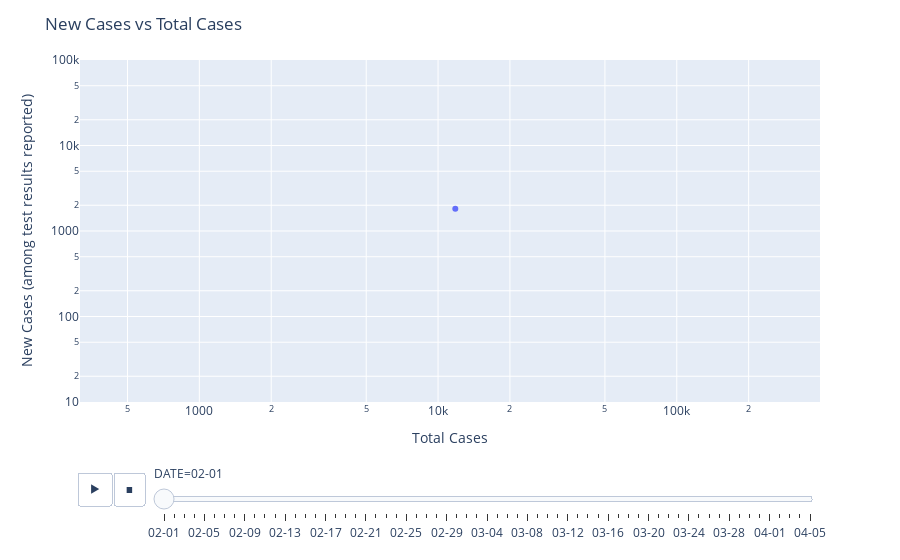

The notebook cell this image was saved under:
### Code cell
#~ Keep only the intersting countries & dates (Include South Korea & start in February)

C['final_cases']=C['location'].map(C.groupby('location')['total_cases'].max().to_dict())
C_ = C.loc[(C.final_cases>10200) & C['DATE'].apply(lambda x: int(x[:2])>1)].sort_values(by=['DATE'])
#df = px.data.gapminder()
fig = px.scatter(C_, x="total_cases", y="new_cases_avg", 
  animation_frame="DATE", animation_group="location", hover_name="location", 
                 text='location', range_y=[1,5], range_x=[2.5,5.6])
fig.update_traces(mode='markers', textposition='top center')
fig.update_layout(title_text="New Cases vs Total Cases",
                  xaxis_title_text="Total Cases",
                  yaxis_title_text="New Cases (among test results reported)",
                  yaxis_type="log", xaxis_type="log")
fig.show()

### Figure 1 — Plotly figure (JSON) as saved in the notebook; plotly's stock layout.template omitted (floating-point values rounded to 4 significant figures)
{"data": [{"hovertemplate": "<b>%{hovertext}</b><br><br>DATE=02-01<br>total_cases=%{x}<br>new_cases_avg=%{y}<br>location=%{text}<extra></extra>", "hovertext": ["Austria", "United States", "Belgium", "Iran", "Portugal", "United Kingdom", "Brazil", "Netherlands", "Germany", "South Korea", "Italy", "Canada", "China", "Switzerland", "France", "Spain", "Turkey"], "ids": ["Austria", "United States", "Belgium", "Iran", "Portugal", "United Kingdom", "Brazil", "Netherlands", "Germany", "South Korea", "Italy", "Canada", "China", "Switzerland", "France", "Spain", "Turkey"], "legendgroup": "", "marker": {"color": "#636efa", "symbol": "circle"}, "mode": "markers", "name": "", "showlegend": false, "text": ["Austria", "United States", "Belgium", "Iran", "Portugal", "United Kingdom", "Brazil", "Netherlands", "Germany", "South Korea", "Italy", "Canada", "China", "Switzerland", "France", "Spain", "Turkey"], "textposition": "top center", "type": "scatter", "x": [0, 7, 0, 0, 0, 2, 0, 0, 7, 12, 3, 4, 11809, 0, 6, 1, 0], "xaxis": "x", "y": [0, 0, 0, 0, 0, 0, 0, 0, 1, 2, 0, 0, 1820, 0, 0, 0, 0], "yaxis": "y"}], "layout": {"legend": {"tracegroupgap": 0}, "margin": {"t": 60}, "sliders": [{"active": 0, "currentvalue": {"prefix": "DATE="}, "len": 0.9, "pad": {"b": 10, "t": 60}, "steps": [{"args": [["02-01"], {"frame": {"duration": 0, "redraw": false}, "fromcurrent": true, "mode": "immediate", "transition": {"duration": 0, "easing": "linear"}}], "label": "02-01", "method": "animate"}, {"args": [["02-02"], {"frame": {"duration": 0, "redraw": false}, "fromcurrent": true, "mode": "immediate", "transition": {"duration": 0, "easing": "linear"}}], "label": "02-02", "method": "animate"}, {"args": [["02-03"], {"frame": {"duration": 0, "redraw": false}, "fromcurrent": true, "mode": "immediate", "transition": {"duration": 0, "easing": "linear"}}], "label": "02-03", "method": "animate"}, {"args": [["02-04"], {"frame": {"duration": 0, "redraw": false}, "fromcurrent": true, "mode": "immediate", "transition": {"duration": 0, "easing": "linear"}}], "label": "02-04", "method": "animate"}, {"args": [["02-05"], {"frame": {"duration": 0, "redraw": false}, "fromcurrent": true, "mode": "immediate", "transition": {"duration": 0, "easing": "linear"}}], "label": "02-05", "method": "animate"}, {"args": [["02-06"], {"frame": {"duration": 0, "redraw": false}, "fromcurrent": true, "mode": "immediate", "transition": {"duration": 0, "easing": "linear"}}], "label": "02-06", "method": "animate"}, {"args": [["02-07"], {"frame": {"duration": 0, "redraw": false}, "fromcurrent": true, "mode": "immediate", "transition": {"duration": 0, "easing": "linear"}}], "label": "02-07", "method": "animate"}, {"args": [["02-08"], {"frame": {"duration": 0, "redraw": false}, "fromcurrent": true, "mode": "immediate", "transition": {"duration": 0, "easing": "linear"}}], "label": "02-08", "method": "animate"}, {"args": [["02-09"], {"frame": {"duration": 0, "redraw": false}, "fromcurrent": true, "mode": "immediate", "transition": {"duration": 0, "easing": "linear"}}], "label": "02-09", "method": "animate"}, {"args": [["02-10"], {"frame": {"duration": 0, "redraw": false}, "fromcurrent": true, "mode": "immediate", "transition": {"duration": 0, "easing": "linear"}}], "label": "02-10", "method": "animate"}, {"args": [["02-11"], {"frame": {"duration": 0, "redraw": false}, "fromcurrent": true, "mode": "immediate", "transition": {"duration": 0, "easing": "linear"}}], "label": "02-11", "method": "animate"}, {"args": [["02-12"], {"frame": {"duration": 0, "redraw": false}, "fromcurrent": true, "mode": "immediate", "transition": {"duration": 0, "easing": "linear"}}], "label": "02-12", "method": "animate"}, {"args": [["02-13"], {"frame": {"duration": 0, "redraw": false}, "fromcurrent": true, "mode": "immediate", "transition": {"duration": 0, "easing": "linear"}}], "label": "02-13", "method": "animate"}, {"args": [["02-14"], {"frame": {"duration": 0, "redraw": false}, "fromcurrent": true, "mode": "immediate", "transition": {"duration": 0, "easing": "linear"}}], "label": "02-14", "method": "animate"}, {"args": [["02-15"], {"frame": {"duration": 0, "redraw": false}, "fromcurrent": true, "mode": "immediate", "transition": {"duration": 0, "easing": "linear"}}], "label": "02-15", "method": "animate"}, {"args": [["02-16"], {"frame": {"duration": 0, "redraw": false}, "fromcurrent": true, "mode": "immediate", "transition": {"duration": 0, "easing": "linear"}}], "label": "02-16", "method": "animate"}, {"args": [["02-17"], {"frame": {"duration": 0, "redraw": false}, "fromcurrent": true, "mode": "immediate", "transition": {"duration": 0, "easing": "linear"}}], "label": "02-17", "method": "animate"}, {"args": [["02-18"], {"frame": {"duration": 0, "redraw": false}, "fromcurrent": true, "mode": "immediate", "transition": {"duration": 0, "easing": "linear"}}], "label": "02-18", "method": "animate"}, {"args": [["02-19"], {"frame": {"duration": 0, "redraw": false}, "fromcurrent": true, "mode": "immediate", "transition": {"duration": 0, "easing": "linear"}}], "label": "02-19", "method": "animate"}, {"args": [["02-20"], {"frame": {"duration": 0, "redraw": false}, "fromcurrent": true, "mode": "immediate", "transition": {"duration": 0, "easing": "linear"}}], "label": "02-20", "method": "animate"}, {"args": [["02-21"], {"frame": {"duration": 0, "redraw": false}, "fromcurrent": true, "mode": "immediate", "transition": {"duration": 0, "easing": "linear"}}], "label": "02-21", "method": "animate"}, {"args": [["02-22"], {"frame": {"duration": 0, "redraw": false}, "fromcurrent": true, "mode": "immediate", "transition": {"duration": 0, "easing": "linear"}}], "label": "02-22", "method": "animate"}, {"args": [["02-23"], {"frame": {"duration": 0, "redraw": false}, "fromcurrent": true, "mode": "immediate", "transition": {"duration": 0, "easing": "linear"}}], "label": "02-23", "method": "animate"}, {"args": [["02-24"], {"frame": {"duration": 0, "redraw": false}, "fromcurrent": true, "mode": "immediate", "transition": {"duration": 0, "easing": "linear"}}], "label": "02-24", "method": "animate"}, {"args": [["02-25"], {"frame": {"duration": 0, "redraw": false}, "fromcurrent": true, "mode": "immediate", "transition": {"duration": 0, "easing": "linear"}}], "label": "02-25", "method": "animate"}, {"args": [["02-26"], {"frame": {"duration": 0, "redraw": false}, "fromcurrent": true, "mode": "immediate", "transition": {"duration": 0, "easing": "linear"}}], "label": "02-26", "method": "animate"}, {"args": [["02-27"], {"frame": {"duration": 0, "redraw": false}, "fromcurrent": true, "mode": "immediate", "transition": {"duration": 0, "easing": "linear"}}], "label": "02-27", "method": "animate"}, {"args": [["02-28"], {"frame": {"duration": 0, "redraw": false}, "fromcurrent": true, "mode": "immediate", "transition": {"duration": 0, "easing": "linear"}}], "label": "02-28", "method": "animate"}, {"args": [["02-29"], {"frame": {"duration": 0, "redraw": false}, "fromcurrent": true, "mode": "immediate", "transition": {"duration": 0, "easing": "linear"}}], "label": "02-29", "method": "animate"}, {"args": [["03-01"], {"frame": {"duration": 0, "redraw": false}, "fromcurrent": true, "mode": "immediate", "transition": {"duration": 0, "easing": "linear"}}], "label": "03-01", "method": "animate"}, {"args": [["03-02"], {"frame": {"duration": 0, "redraw": false}, "fromcurrent": true, "mode": "immediate", "transition": {"duration": 0, "easing": "linear"}}], "label": "03-02", "method": "animate"}, {"args": [["03-03"], {"frame": {"duration": 0, "redraw": false}, "fromcurrent": true, "mode": "immediate", "transition": {"duration": 0, "easing": "linear"}}], "label": "03-03", "method": "animate"}, {"args": [["03-04"], {"frame": {"duration": 0, "redraw": false}, "fromcurrent": true, "mode": "immediate", "transition": {"duration": 0, "easing": "linear"}}], "label": "03-04", "method": "animate"}, {"args": [["03-05"], {"frame": {"duration": 0, "redraw": false}, "fromcurrent": true, "mode": "immediate", "transition": {"duration": 0, "easing": "linear"}}], "label": "03-05", "method": "animate"}, {"args": [["03-06"], {"frame": {"duration": 0, "redraw": false}, "fromcurrent": true, "mode": "immediate", "transition": {"duration": 0, "easing": "linear"}}], "label": "03-06", "method": "animate"}, {"args": [["03-07"], {"frame": {"duration": 0, "redraw": false}, "fromcurrent": true, "mode": "immediate", "transition": {"duration": 0, "easing": "linear"}}], "label": "03-07", "method": "animate"}, {"args": [["03-08"], {"frame": {"duration": 0, "redraw": false}, "fromcurrent": true, "mode": "immediate", "transition": {"duration": 0, "easing": "linear"}}], "label": "03-08", "method": "animate"}, {"args": [["03-09"], {"frame": {"duration": 0, "redraw": false}, "fromcurrent": true, "mode": "immediate", "transition": {"duration": 0, "easing": "linear"}}], "label": "03-09", "method": "animate"}, {"args": [["03-10"], {"frame": {"duration": 0, "redraw": false}, "fromcurrent": true, "mode": "immediate", "transition": {"duration": 0, "easing": "linear"}}], "label": "03-10", "method": "animate"}, {"args": [["03-11"], {"frame": {"duration": 0, "redraw": false}, "fromcurrent": true, "mode": "immediate", "transition": {"duration": 0, "easing": "linear"}}], "label": "03-11", "method": "animate"}, {"args": [["03-12"], {"frame": {"duration": 0, "redraw": false}, "fromcurrent": true, "mode": "immediate", "transition": {"duration": 0, "easing": "linear"}}], "label": "03-12", "method": "animate"}, {"args": [["03-13"], {"frame": {"duration": 0, "redraw": false}, "fromcurrent": true, "mode": "immediate", "transition": {"duration": 0, "easing": "linear"}}], "label": "03-13", "method": "animate"}, {"args": [["03-14"], {"frame": {"duration": 0, "redraw": false}, "fromcurrent": true, "mode": "immediate", "transition": {"duration": 0, "easing": "linear"}}], "label": "03-14", "method": "animate"}, {"args": [["03-15"], {"frame": {"duration": 0, "redraw": false}, "fromcurrent": true, "mode": "immediate", "transition": {"duration": 0, "easing": "linear"}}], "label": "03-15", "method": "animate"}, {"args": [["03-16"], {"frame": {"duration": 0, "redraw": false}, "fromcurrent": true, "mode": "immediate", "transition": {"duration": 0, "easing": "linear"}}], "label": "03-16", "method": "animate"}, {"args": [["03-17"], {"frame": {"duration": 0, "redraw": false}, "fromcurrent": true, "mode": "immediate", "transition": {"duration": 0, "easing": "linear"}}], "label": "03-17", "method": "animate"}, {"args": [["03-18"], {"frame": {"duration": 0, "redraw": false}, "fromcurrent": true, "mode": "immediate", "transition": {"duration": 0, "easing": "linear"}}], "label": "03-18", "method": "animate"}, {"args": [["03-19"], {"frame": {"duration": 0, "redraw": false}, "fromcurrent": true, "mode": "immediate", "transition": {"duration": 0, "easing": "linear"}}], "label": "03-19", "method": "animate"}, {"args": [["03-20"], {"frame": {"duration": 0, "redraw": false}, "fromcurrent": true, "mode": "immediate", "transition": {"duration": 0, "easing": "linear"}}], "label": "03-20", "method": "animate"}, {"args": [["03-21"], {"frame": {"duration": 0, "redraw": false}, "fromcurrent": true, "mode": "immediate", "transition": {"duration": 0, "easing": "linear"}}], "label": "03-21", "method": "animate"}, {"args": [["03-22"], {"frame": {"duration": 0, "redraw": false}, "fromcurrent": true, "mode": "immediate", "transition": {"duration": 0, "easing": "linear"}}], "label": "03-22", "method": "animate"}, {"args": [["03-23"], {"frame": {"duration": 0, "redraw": false}, "fromcurrent": true, "mode": "immediate", "transition": {"duration": 0, "easing": "linear"}}], "label": "03-23", "method": "animate"}, {"args": [["03-24"], {"frame": {"duration": 0, "redraw": false}, "fromcurrent": true, "mode": "immediate", "transition": {"duration": 0, "easing": "linear"}}], "label": "03-24", "method": "animate"}, {"args": [["03-25"], {"frame": {"duration": 0, "redraw": false}, "fromcurrent": true, "mode": "immediate", "transition": {"duration": 0, "easing": "linear"}}], "label": "03-25", "method": "animate"}, {"args": [["03-26"], {"frame": {"duration": 0, "redraw": false}, "fromcurrent": true, "mode": "immediate", "transition": {"duration": 0, "easing": "linear"}}], "label": "03-26", "method": "animate"}, {"args": [["03-27"], {"frame": {"duration": 0, "redraw": false}, "fromcurrent": true, "mode": "immediate", "transition": {"duration": 0, "easing": "linear"}}], "label": "03-27", "method": "animate"}, {"args": [["03-28"], {"frame": {"duration": 0, "redraw": false}, "fromcurrent": true, "mode": "immediate", "transition": {"duration": 0, "easing": "linear"}}], "label": "03-28", "method": "animate"}, {"args": [["03-29"], {"frame": {"duration": 0, "redraw": false}, "fromcurrent": true, "mode": "immediate", "transition": {"duration": 0, "easing": "linear"}}], "label": "03-29", "method": "animate"}, {"args": [["03-30"], {"frame": {"duration": 0, "redraw": false}, "fromcurrent": true, "mode": "immediate", "transition": {"duration": 0, "easing": "linear"}}], "label": "03-30", "method": "animate"}, {"args": [["03-31"], {"frame": {"duration": 0, "redraw": false}, "fromcurrent": true, "mode": "immediate", "transition": {"duration": 0, "easing": "linear"}}], "label": "03-31", "method": "animate"}, {"args": [["04-01"], {"frame": {"duration": 0, "redraw": false}, "fromcurrent": true, "mode": "immediate", "transition": {"duration": 0, "easing": "linear"}}], "label": "04-01", "method": "animate"}, {"args": [["04-02"], {"frame": {"duration": 0, "redraw": false}, "fromcurrent": true, "mode": "immediate", "transition": {"duration": 0, "easing": "linear"}}], "label": "04-02", "method": "animate"}, {"args": [["04-03"], {"frame": {"duration": 0, "redraw": false}, "fromcurrent": true, "mode": "immediate", "transition": {"duration": 0, "easing": "linear"}}], "label": "04-03", "method": "animate"}, {"args": [["04-04"], {"frame": {"duration": 0, "redraw": false}, "fromcurrent": true, "mode": "immediate", "transition": {"duration": 0, "easing": "linear"}}], "label": "04-04", "method": "animate"}, {"args": [["04-05"], {"frame": {"duration": 0, "redraw": false}, "fromcurrent": true, "mode": "immediate", "transition": {"duration": 0, "easing": "linear"}}], "label": "04-05", "method": "animate"}], "x": 0.1, "xanchor": "left", "y": 0, "yanchor": "top"}], "title": {"text": "New Cases vs Total Cases"}, "updatemenus": [{"buttons": [{"args": [null, {"frame": {"duration": 500, "redraw": false}, "fromcurrent": true, "mode": "immediate", "transition": {"duration": 500, "easing": "linear"}}], "label": "&#9654;", "method": "animate"}, {"args": [[null], {"frame": {"duration": 0, "redraw": false}, "fromcurrent": true, "mode": "immediate", "transition": {"duration": 0, "easing": "linear"}}], "label": "&#9724;", "method": "animate"}], "direction": "left", "pad": {"r": 10, "t": 70}, "showactive": false, "type": "buttons", "x": 0.1, "xanchor": "right", "y": 0, "yanchor": "top"}], "xaxis": {"anchor": "y", "domain": [0, 1], "range": [2.5, 5.6], "title": {"text": "Total Cases"}, "type": "log"}, "yaxis": {"anchor": "x", "domain": [0, 1], "range": [1, 5], "title": {"text": "New Cases (among test results reported)"}, "type": "log"}}}
